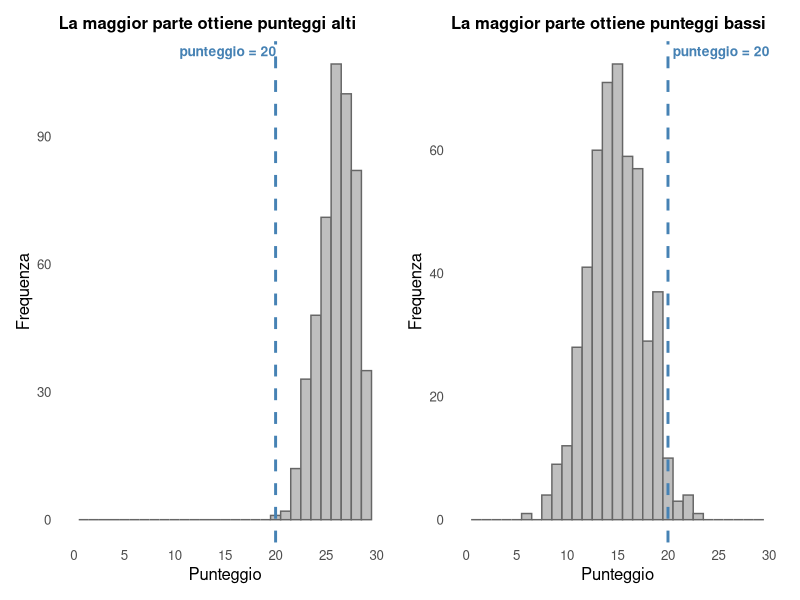

The R source for this figure:
## ---- chunk 1
#| label: fig-punteggio-20
#| echo: false
#| warning: false
#| message: false
#| fig-cap: "Lo stesso punteggio (20) con due significati opposti, a seconda della distribuzione dei punteggi nel gruppo di riferimento (dati simulati). A sinistra, un test in cui la maggior parte delle persone ottiene punteggi alti: 20 cade nella coda bassa della distribuzione. A destra, un test in cui la maggior parte delle persone ottiene punteggi intorno a 15: lo stesso punteggio di 20 cade nella coda alta."
#| fig-width: 9
#| fig-height: 4

library(ggplot2)
library(patchwork)

set.seed(42)
n <- 500

sim_facile <- data.frame(punteggio = rbinom(n, size = 30, prob = 0.87))
sim_difficile <- data.frame(punteggio = rbinom(n, size = 30, prob = 0.5))

tema_hist <- theme_minimal(base_size = 12) +
  theme(panel.grid.minor = element_blank(),
        panel.grid.major = element_blank(),
        plot.title = element_text(size = 12, face = "bold"))

evidenzia_20_dx <- list(
  geom_vline(xintercept = 20, colour = "steelblue", linewidth = 1, linetype = "dashed"),
  annotate("text", x = 20, y = Inf, label = "punteggio = 20", vjust = 1.5, hjust = -0.05,
           colour = "steelblue", fontface = "bold", size = 3.5),
  scale_x_continuous(limits = c(0, 30), breaks = seq(0, 30, 5)),
  labs(x = "Punteggio", y = "Frequenza")
)

evidenzia_20_sx <- list(
  geom_vline(xintercept = 20, colour = "steelblue", linewidth = 1, linetype = "dashed"),
  annotate("text", x = 10, y = Inf, label = "punteggio = 20", vjust = 1.5, hjust = -0.05,
           colour = "steelblue", fontface = "bold", size = 3.5),
  scale_x_continuous(limits = c(0, 30), breaks = seq(0, 30, 5)),
  labs(x = "Punteggio", y = "Frequenza")
)

p_facile <- ggplot(sim_facile, aes(x = punteggio)) +
  geom_histogram(binwidth = 1, boundary = -0.5, fill = "grey75", colour = "grey40") +
  evidenzia_20_sx +
  labs(title = "La maggior parte ottiene punteggi alti") +
  tema_hist

p_difficile <- ggplot(sim_difficile, aes(x = punteggio)) +
  geom_histogram(binwidth = 1, boundary = -0.5, fill = "grey75", colour = "grey40") +
  evidenzia_20_dx +
  labs(title = "La maggior parte ottiene punteggi bassi") +
  tema_hist

p_facile + p_difficile
